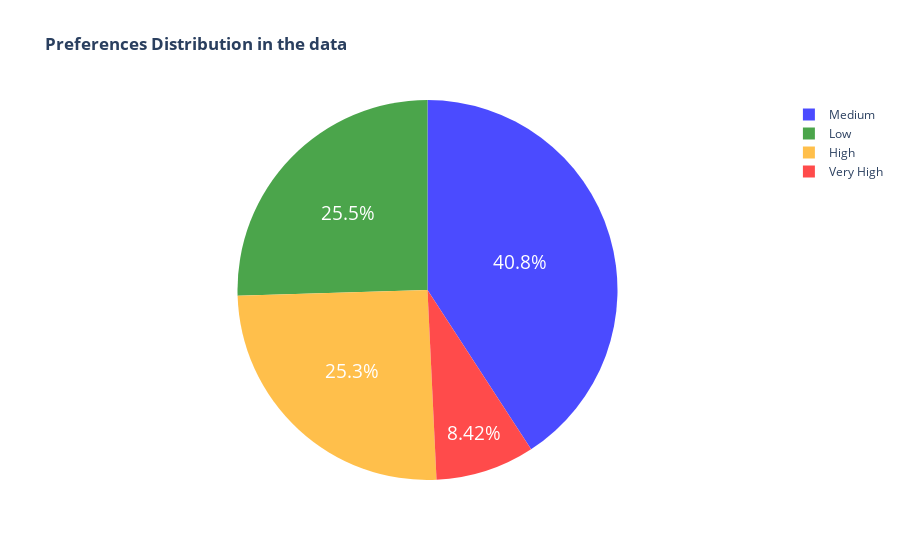

Here is the notebook cell this chart was saved with:
### Code cell
# Configuring Plotly

configure_plotly_browser_state()

# Make pie chart to compare the numbers of sarcastic and not-sarcastic headlines
labels = ['High', 'Medium', 'Low', 'Very High']

count_low = len(df[df['Preference']=='Low'])
count_high = len(df[df['Preference']=='High'])
count_medium = len(df[df['Preference']=='Medium'])
count_vhigh = len(df[df['Preference']=='Very High'])

values = [count_low, count_medium, count_high, count_vhigh]
# values = [20,50]

trace = go.Pie(labels=labels,
               values=values,
               textfont=dict(size=19, color='#FFFFFF'),
               opacity = 0.7,
               marker=dict(
                   colors=['orange', 'blue', 'green', 'red']
               )
              )

layout = go.Layout(title = '<b>Preferences Distribution in the data</b>')
chart = [trace]
fig = go.Figure(data=chart, layout=layout)

plt.figure(figsize=[15, 6])
iplot(fig)

fig.write_image("plots/preference_distribution.pdf")

### Figure 1 — Plotly figure (JSON) as saved in the notebook; plotly's stock layout.template omitted (floating-point values rounded to 4 significant figures)
{"data": [{"labels": ["High", "Medium", "Low", "Very High"], "marker": {"colors": ["orange", "blue", "green", "red"]}, "opacity": 0.7, "textfont": {"color": "#FFFFFF", "size": 19}, "type": "pie", "values": [117, 189, 118, 39]}], "layout": {"title": {"text": "<b>Preferences Distribution in the data</b>"}}}
